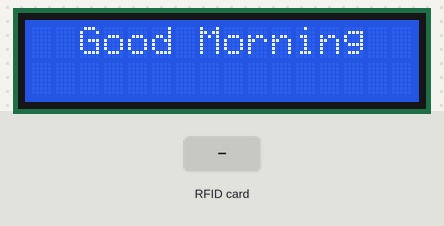
Bench run of a sketch on a simulated Arduino Uno, built with avr-gcc and run on an emulated ATmega328P. Shown: 16×2 character LCD. Inputs (shaded band) come from the test bench. What the sketch prints to the serial monitor is not drawn.

Above: at 2.3 s.
2.4 s: RFID card 33 21 77 2A held to the reader
At 2.8 s:
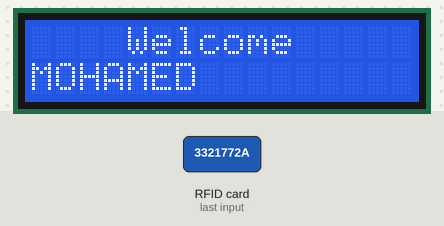
5.4 s: RFID card 33 7E B2 2A held to the reader
At 6.9 s:
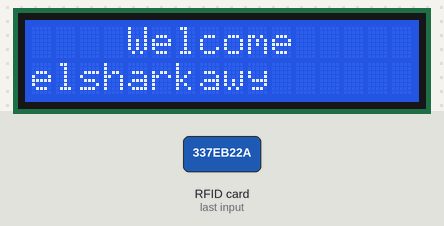
8.4 s: RFID card 23 22 06 2F held to the reader
At 10.7 s:
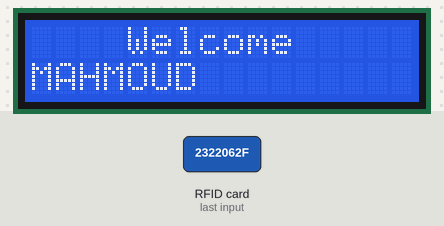
11.4 s: RFID card 33 21 77 2A held to the reader
At 13.7 s:
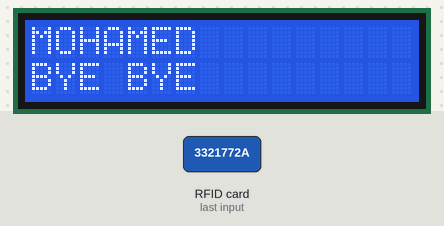
14.4 s: RFID card 33 7E B2 2A held to the reader
At 16.8 s:
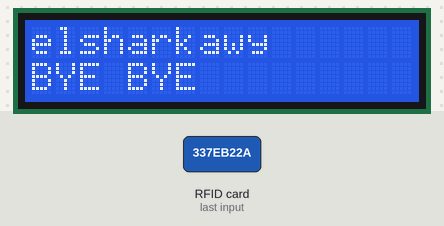
17.4 s: RFID card 23 22 06 2F held to the reader
At 19.8 s:
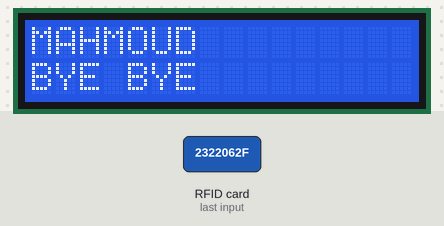
Timing chart, 0 to 21.3 s (numbered marks = the images above; inputs shaded):
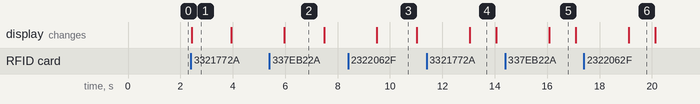

Measured:
- after the input at 2.4 s, the display: changes at once (image 1)
- after the input at 5.4 s, the display: changes after 0.57 s (image 2)
- after the input at 8.4 s, the display: changes after 1.1 s (image 3)
- after the input at 11.4 s, the display: changes after 1.6 s (image 4)
- after the input at 14.4 s, the display: changes after 1.7 s (image 5)
- after the input at 17.4 s, the display: changes after 1.7 s (image 6)
- what the display in image 1 shows lasts 1.5 s, from 2.4 s to 3.9 s

The sketch:

second_code.ino
```cpp
#include <SPI.h>
#include <MFRC522.h>
#include <Wire.h>
#include <LiquidCrystal_I2C.h>

#define SS_PIN 10 // RX slave select
#define RST_PIN 9

MFRC522 mfrc522(SS_PIN, RST_PIN);
LiquidCrystal_I2C lcd(0x27, 16, 2);

byte card_ID[4]; // Card UID size 4 bytes

byte knownCards[][4] = {
  {0x33, 0x21, 0x77, 0x2A}, // Card 1
  {0x33, 0x7E, 0xB2, 0x2A}, // Card 2
  {0x23, 0x22, 0x06, 0x2F}, // Card 3
  {0xD3, 0xA3, 0xB1, 0x2A}, // Card 4
  {0x83, 0x1B, 0x8E, 0x2A}, // Card 5
  {0x43, 0x45, 0xCB, 0x2A},  // Card 6
};

String names[] = {"MOHAMED", "elsharkawy", "MAHMOUD", "ABDALLAH", "HABIB", "MAZEN"};
long numbers[] = {3030522, 3030321, 3000221, 3030731, 3040209, 3030610};

int NumbCards[6] = {0}; // Array to track if each card has been detected
int statuses[6] = {0};  // Array to track if each card has entered or left

void setup() {
  lcd.init();
  lcd.backlight();
  Serial.begin(9600);
  SPI.begin();
  mfrc522.PCD_Init();

  Serial.println("CLEARSHEET");
  Serial.println("LABEL,Date,Name,Number,Time IN,Time OUT");

  lcd.setCursor(2, 0);
  lcd.print("Good Morning");
  delay(1000);
}

void loop() {
  if (!mfrc522.PICC_IsNewCardPresent() || !mfrc522.PICC_ReadCardSerial()) {
    return;
  }

  for (byte i = 0; i < mfrc522.uid.size; i++) {
    card_ID[i] = mfrc522.uid.uidByte[i];
  }

  for (int i = 0; i < 6; i++) {
    if (compareArrays(card_ID, knownCards[i], 4)) {
      if (NumbCards[i] == 0) {
        NumbCards[i] = 1;
        int n = i + 1; // Card number
        lcd.clear();
        lcd.setCursor(4, 0);
        lcd.print("Welcome ");
        lcd.setCursor(0, 1);
        lcd.print(names[i]);
        Serial.print("DATA,DATE,");
        Serial.print(names[i]);
        Serial.print(",");
        Serial.print(numbers[i]);
        Serial.print(",");
        Serial.print("TIME");
        Serial.print(",");
        Serial.println("");
        delay(500);
      } else if (statuses[i] == 0) {
        statuses[i] = 1;
        lcd.clear();
        lcd.setCursor(0, 0);
        lcd.print(names[i]);
        lcd.setCursor(0, 1);
        lcd.print("BYE BYE");
        Serial.print("DATA,DATE,");
        Serial.print(names[i]);
        Serial.print(",");
        Serial.print(numbers[i]);
        Serial.print(",,TIME");
      } else {
        statuses[i] = 1;
        lcd.clear();
        lcd.setCursor(0, 0);
        lcd.print(names[i]);
        lcd.setCursor(0, 1);
        lcd.print("ALREADY LEFT");
      }
    }
  }
  delay(1000);

  // Return to "Good Morning" message
  lcd.clear();
  lcd.setCursor(2, 0);
  lcd.print("Good Morning");
  delay(2000);
}

bool compareArrays(byte arr1[], byte arr2[], int size) {
  for (int i = 0; i < size; i++) {
    if (arr1[i] != arr2[i]) {
      return false;
    }
  }
  return true;
}
```
